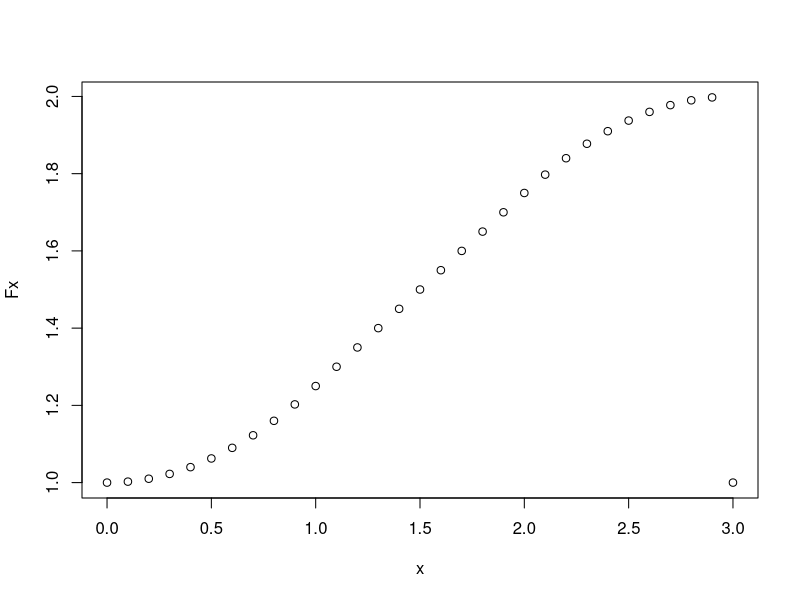
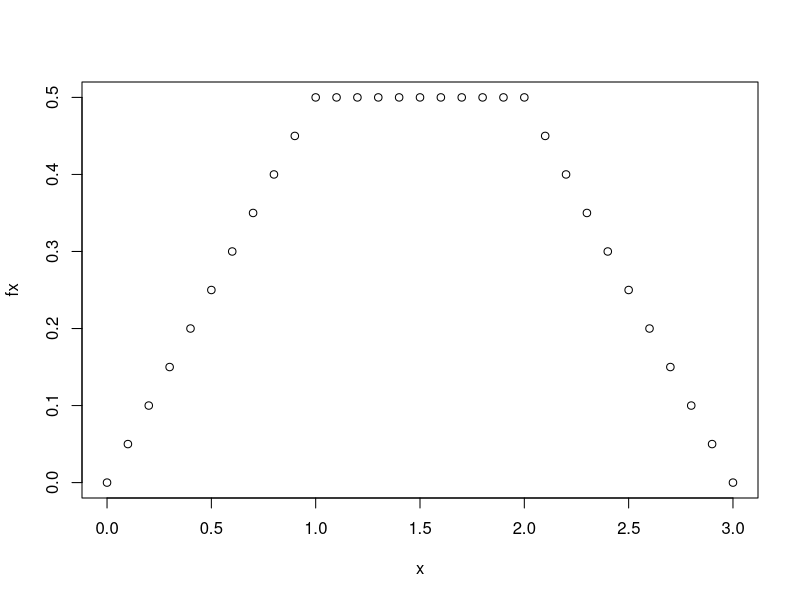
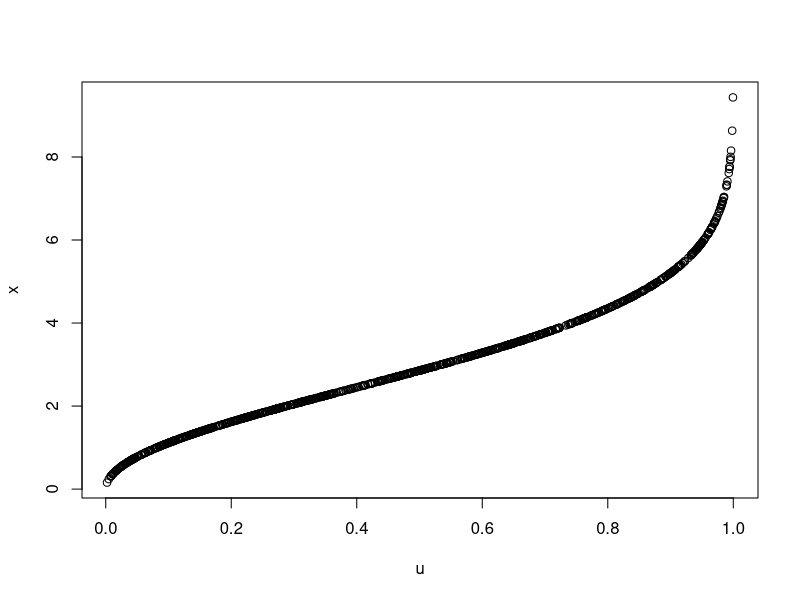
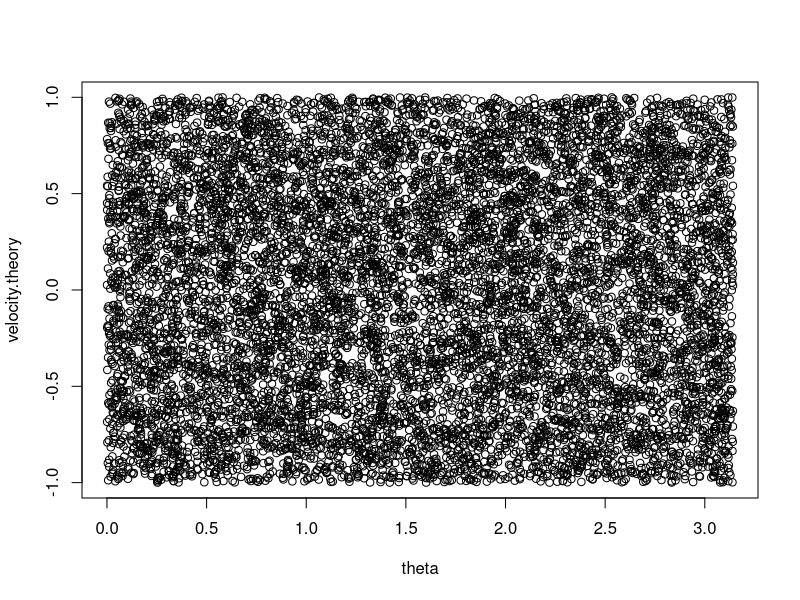
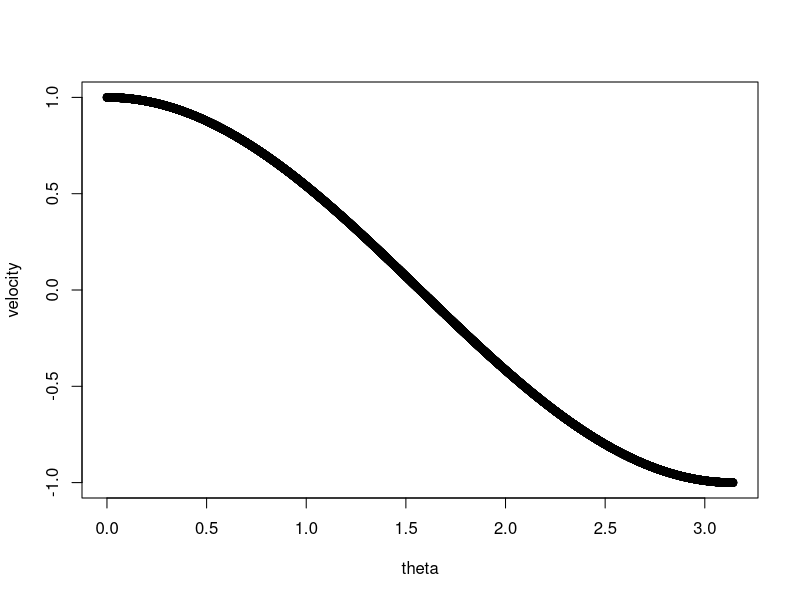

These figures' R source, in order:
## ---- chunk 1
knitr::opts_chunk$set(echo = TRUE, message = FALSE, warning = FALSE)
## ---- chunk 2
# vectors of nutritional information of the products
product <- c('A','B','C','D','E','F','G','H','I','J','K','L','M','N','O')
proteins <- c(29,15,11,16,18,15,52,24,18,3,1,2,11,11,26)
carbohydrates <- c(51,24,14,39,64,34,56,63,26,28,11,31,50,60,39)
fats <- c(32,13,8,24,46,23,46,54,20,10,8,19,11,9,31)
sodium <- c(909,303,79,836,735,709,2285, 1915, 914,5,266,414,159,329,962)
# create data frame with the vectors
products.info = data.frame(product,proteins,carbohydrates,fats,sodium)
products.info
## ---- chunk 3
# create a dataframe with means, median, std of the columns
col.names <- c('measure','proteins','carbohydrates','fats','sodium')
measures.names <- c('mean','median','std')
measures <- data.frame(matrix(ncol = length(col.names), nrow = length(measures.names)))
names(measures) <- col.names
measures[1]<- measures.names
measures[1,2:5] <- apply(products.info[2:5],2,mean)#second parameter means by columns
measures[2,2:5] <- apply(products.info[2:5],2,median)
measures[3,2:5] <- apply(products.info[2:5],2,sd)
measures
quartiles.proteins <- quantile(products.info$proteins)# returns named vector
quartiles.proteins

## ---- chunk 4
cov.matrix <- cov(products.info[2:5])#compute covariance matrix over the columns
cor.matrix <- cor(products.info[2:5])#compute correlation matrix over the columns
cov.matrix
cor.matrix
## ---- chunk 5
prob.rain <- 0.5 #probability of rain
n2 <- 52 #weeks in a year
rainy.days <- rbinom(n2, size = 2, prob=prob.rain)#number of days that have rained in 2 days
rain.in.weekends <- sapply(rainy.days,function(x) if(x>0) 1 else 0)
prob.weekend <- sum(rain.in.weekends)/n2
prob.weekend

## ---- chunk 6
prob.fail <- 0.05 #   probability of failure of one component
n3 <- 1000 #weeks in a year
components.fails <- rbinom(n3, size = 5, prob=prob.fail)#number of malfunctioning components in a 5 components system.
system.failures <- sapply(components.fails, function(x) if(x>=1) 1 else 0)
prob.failure <- sum(system.failures)/n3 # probability of failure of the system
prob.failure
## ---- chunk 7

n4 <- 10000
prob.a1 <- 0.8 # a1 is advisor 1
prob.a2 <- 0.5 
prob.a3 <- 0.3
recommend.a1 <- rbinom(n4, size = 1, prob=prob.a1)# a1 recommend or not
# the previous line is equivalent to:  rbern(n4,prob.a1)
recommend.a2 <- rbinom(n4, size = 1, prob=prob.a2)
recommend.a3 <- rbinom(n4, size = 1, prob=prob.a3)
total.recommned <- recommend.a1+recommend.a2+recommend.a3
at.least.one <- sapply(total.recommned, function(x) if(x>=1) 1 else 0)
prob.at.least.one <- sum(at.least.one)/n4
two <- sapply(total.recommned, function(x) if(x==2) 1 else 0)
prob.two <- sum(two)/n4
prob.at.least.one
prob.two
## ---- chunk 8
n5 <- 10000
prob.I <- 0.9
odd.switchs.down <- rbinom(n5,size = 2, prob = prob.I)# there are 2 switches per branch
even.switchs.down <- rbinom(n5,size = 2, prob = prob.I)
connections.odd <- sapply(odd.switchs.down, function(x) if(x==2) 1 else 0)
connections.even <- sapply(even.switchs.down, function(x) if(x==2) 1 else 0)
total.connections <- sapply(connections.even + connections.odd, function(x) if(x>=1) 1 else 0)
prob.closed <- sum(total.connections)/n5
prob.closed
## ---- chunk 9
prob.f <- 0.95
n6 = 1000
component.c <- rbinom(n6, size = 1, prob = prob.f)
components.m <- rbinom(n6, size = 3, prob = prob.f)
num.success.m <- sapply(components.m, function(x) if(x>=1) 1 else 0)
conponents.e <- rbinom(n6, size = 2, prob = prob.f)
num.succes.e <- sapply(conponents.e, function(x) if(x>=1) 1 else 0)
num.success <- sapply(component.c*num.success.m*num.succes.e, function(x) if(x>=1) 1 else 0)
prob.s <- sum(num.success)/n6
prob.s
## ---- chunk 10
# rbinom not useful when sample space is not {0,1}
# number of dice (a trick to  simulate 5 rolls)
# instead of 3 dice and two times two of them (because they all are even)
dice <- 5
sample.space <- 1:6
rolls <- sample(sample.space, size = dice, replace = TRUE)
## ---- chunk 11
library(dplyr)
library(magrittr)

boostrap.exp <- function(n, m, lambda=1){
  samples <- matrix(nrow = n, ncol = m)
  for (i in seq(1,n)) {
    samples[i,] <- rexp(m,lambda) %>% round(digits = 2)
  }
  return(samples)
}
n = 5
m = 10
samples <- boostrap.exp(n, m)
samples[1:2,]
## ---- chunk 12
u <- runif(100)
n <- log(1 - log(1-u))
## ---- chunk 13
n <- 10000
u <- runif(n)
X <- 2*sqrt(u)*(u<0.25) + (2*u+0.5)*(0.25<=u & u<0.75) + (3-2*sqrt(1-u))*(u>=0.75)
## ---- chunk 14
# values (0,3)
n <- 1000
x <- seq(0, 3, by=0.1)
Fx <- (x^2)/4*(x<1) + ((x-0.5)/2)*(1<=x & x<2) + (1-((3-x)/2)^2)*(2<=x & x<3) + 1*(x<=3)
fx <- x/2*(x<1) + (1/2)*(1<=x & x<2) + ((3-x)/2)*(2<=x & x<3)

plot.Fx <- plot(x,Fx)

plot.fx <- plot(x,fx)

## ---- chunk 15
n <- 1000
a <- 0.17
u <- runif(n)

x <- sqrt((-2/a)*log(1-u))
plot(u,x)

mean <- mean(x)
theoretical_mean <- sqrt(pi/(2*a))
var <- var(x)
theoretical_var <- (4 - pi)/(2*a)
## ---- chunk 16
n <- 10000
a <- 1
theta <- runif(n,min = 0, max = pi)

velocity.theory <- runif(n, min=-1,max=1)
velocity <- a*cos(theta)

plot(theta,velocity.theory)
plot(theta,velocity)
## ---- chunk 17
lamda <- 1
n <- 1000


